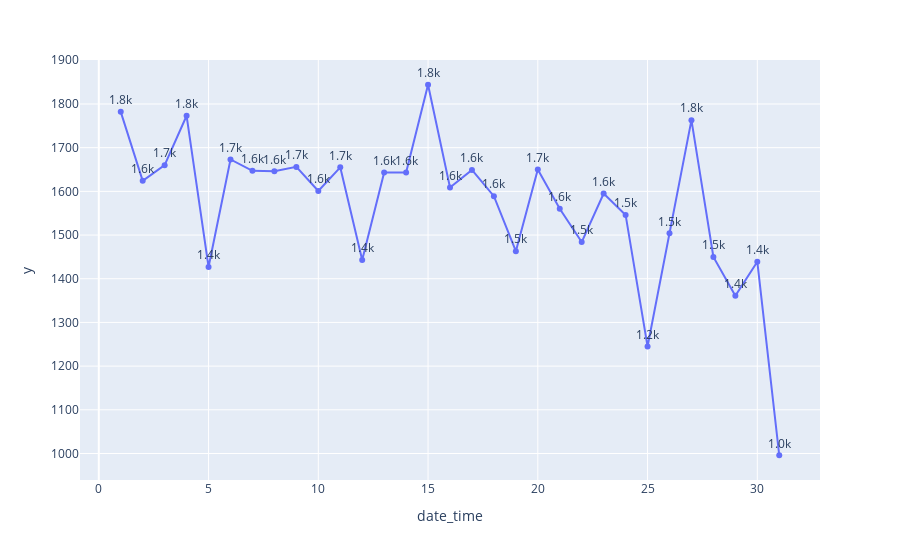

Write notebook code for a chart like this one.
### Code cell
a = pizza_order.groupby(by=pizza_order.index.day)['order_id'].count()
trace = px.line(a,
    x=a.index,
    y=a.values,
    markers=True,
    text=a.values,
)
trace.update_traces(texttemplate="%{text:.2s}", textposition='top center',)

### Figure 1 — Plotly figure (JSON) as saved in the notebook; plotly's stock layout.template omitted (floating-point values rounded to 4 significant figures)
{"data": [{"hovertemplate": "date_time=%{x}<br>y=%{y}<br>text=%{text}<extra></extra>", "legendgroup": "", "line": {"color": "#636efa", "dash": "solid"}, "marker": {"symbol": "circle"}, "mode": "text+lines+markers", "name": "", "orientation": "v", "showlegend": false, "text": [1782, 1624, 1660, 1773, 1427, 1673, 1647, 1646, 1656, 1601, 1655, 1443, 1643, 1643, 1844, 1609, 1649, 1589, 1463, 1650, 1560, 1484, 1595, 1546, 1245, 1504, 1763, 1450, 1361, 1439, 996], "textposition": "top center", "texttemplate": "%{text:.2s}", "type": "scatter", "x": [1, 2, 3, 4, 5, 6, 7, 8, 9, 10, 11, 12, 13, 14, 15, 16, 17, 18, 19, 20, 21, 22, 23, 24, 25, 26, 27, 28, 29, 30, 31], "xaxis": "x", "y": [1782, 1624, 1660, 1773, 1427, 1673, 1647, 1646, 1656, 1601, 1655, 1443, 1643, 1643, 1844, 1609, 1649, 1589, 1463, 1650, 1560, 1484, 1595, 1546, 1245, 1504, 1763, 1450, 1361, 1439, 996], "yaxis": "y"}], "layout": {"legend": {"tracegroupgap": 0}, "margin": {"t": 60}, "xaxis": {"anchor": "y", "domain": [0, 1], "title": {"text": "date_time"}}, "yaxis": {"anchor": "x", "domain": [0, 1], "title": {"text": "y"}}}}
